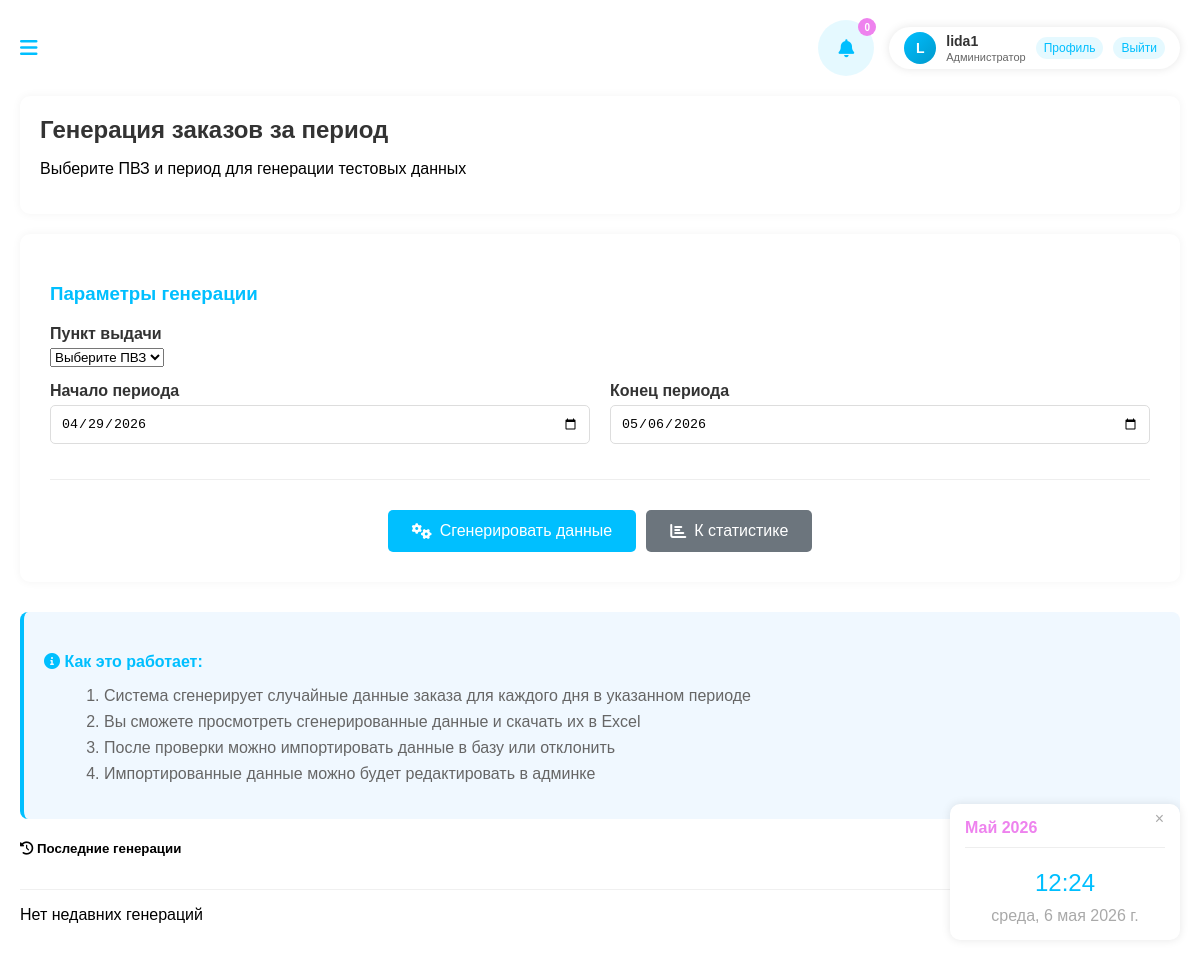
/generate-orders/ (signed in), run on the app's committed database.
### schedule_app/models.py (models this page shows, shortened)
class User(AbstractUser):
    ROLE_CHOICES = [
        ('employee', 'Сотрудник'),
        ('manager', 'Управляющий'),
        ('admin', 'Администратор'),
    ]
    worked_hours = models.IntegerField(default=0, verbose_name='Отработано часов')
    late_count = models.IntegerField(default=0, verbose_name='Количество опозданий')
    overtime_count = models.IntegerField(default=0, verbose_name='Количество переработок')
    role = models.CharField(max_length=20, choices=ROLE_CHOICES, default='employee')
    pvz = models.ManyToManyField('PVZ', blank=True, related_name='users')
    phone = models.CharField(max_length=20, blank=True)
    is_blocked = models.BooleanField(default=False, verbose_name='Заблокирован')
    is_online = models.BooleanField(default=False, verbose_name='Онлайн')
    last_activity = models.DateTimeField(null=True, blank=True, verbose_name='Последняя активность')
    @property
    def unread_notifications_count(self):
        return self.notifications.filter(is_read=False).count()

### schedule_app/views.py (the view)
# urls.py: path('generate-orders/', views.generate_orders, name='generate_orders'),
@login_required
@user_passes_test(manager_required)
def generate_orders(request):
    if request.method == 'POST':
        form = OrderGenerationForm(request.POST)
        if form.is_valid():
            try:
                pvz = form.cleaned_data['pvz']
                start_date = form.cleaned_data['date_range_start']
                end_date = form.cleaned_data['date_range_end']
                generated_data = generate_orders_for_period(pvz, start_date, end_date)
                temp_data = TemporaryOrderData.objects.create(
                    pvz=pvz,
                    date_range_start=start_date,
                    date_range_end=end_date,
                    generated_data=generated_data,
                    preview_data=generate_preview_text(generated_data),
                    created_by=request.user,
                    status='generated'
                )
                file_path = save_to_excel(temp_data)
                temp_data.file_path = file_path
                temp_data.save()
                messages.success(
                    request,
                    f'Данные успешно сгенерированы для ПВЗ {pvz.pvz_name} '
                    f'за период с {start_date.strftime("%d.%m.%Y")} по {end_date.strftime("%d.%m.%Y")}. '
                    f'Всего дней: {(end_date - start_date).days + 1}'
                )
                return redirect('preview_orders', temp_id=temp_data.id)
            except Exception as e:
                messages.error(request, f'Ошибка при генерации данных: {str(e)}')
    else:
        form = OrderGenerationForm()
    context = {
        'form': form,
        'existing_temps': TemporaryOrderData.objects.filter(
            created_by=request.user,
            status='generated'
        ).order_by('-created_at')[:5]
    }
    return render(request, 'generate_orders.html', context)

### schedule_app/models.py (called while the page is built)
    def __str__(self):
        return self.pvz_name

### schedule_app/views.py (called while the page is built)
def manager_required(user):
    return user.is_authenticated and user.role in ['manager', 'admin']

### templates/generate_orders.html (shortened to what this page needs)
{% extends "base.html" %}
{% load static %}
{% block content %}
<div class="page-header">
    <h2>Генерация заказов за период</h2>
    <p>Выберите ПВЗ и период для генерации тестовых данных</p>
</div>
<div class="row">
    <div class="col-md-8">
        <div class="card">
            <div class="card-body">
                <form method="post" class="order-form">
                    <div class="form-section">
                        <h3>Параметры генерации</h3>
                        <div class="form-row">
                            <div class="form-group">
                                <label for="id_pvz">{{ form.pvz.label }}</label>
                                {{ form.pvz }}
                            </div>
                        </div>
                        <div class="form-row">
                            <div class="form-group">
                                <label for="id_date_range_start">{{ form.date_range_start.label }}</label>
                                {{ form.date_range_start }}
                            </div>
                            <div class="form-group">
                                <label for="id_date_range_end">{{ form.date_range_end.label }}</label>
                                {{ form.date_range_end }}
                            </div>
                        </div>
                    </div>
                    <div class="form-actions">
                        <button type="submit" class="btn btn-primary">
                            <i class="fas fa-cogs"></i> Сгенерировать данные
                        </button>
                        <a href="{% url 'statistics' %}" class="btn btn-secondary">
                            <i class="fas fa-chart-bar"></i> К статистике
                        </a>
                    </div>
                </form>
                <div class="form-info mt-4">
                    <h4><i class="fas fa-info-circle"></i> Как это работает:</h4>
                    <ol>
                        <li>Система сгенерирует случайные данные заказа для каждого дня в указанном периоде</li>
                        <li>Вы сможете просмотреть сгенерированные данные и скачать их в Excel</li>
                        <li>После проверки можно импортировать данные в базу или отклонить</li>
                        <li>Импортированные данные можно будет редактировать в админке</li>
                    </ol>
                </div>
            </div>
        </div>
    </div>
    <div class="col-md-4">
        <div class="card">
            <div class="card-header">
                <h5><i class="fas fa-history"></i> Последние генерации</h5>
            </div>
            <div class="card-body">
                {% if existing_temps %}
                    <div class="list-group">
                        {% for temp in existing_temps %}
                            <a href="{% url 'preview_orders' temp.id %}" class="list-group-item list-group-item-action">
                                <div class="d-flex w-100 justify-content-between">
                                    <h6 class="mb-1">{{ temp.pvz.pvz_name }}</h6>
                                    <small class="text-muted">{{ temp.created_at|date:"d.m.Y H:i" }}</small>
                                </div>
                                <p class="mb-1">Период: {{ temp.date_range_start|date:"d.m.Y" }} - {{ temp.date_range_end|date:"d.m.Y" }}</p>
                                <small class="text-muted">
                                    <span class="badge bg-{% if temp.status == 'generated' %}info{% elif temp.status == 'imported' %}success{% else %}secondary{% endif %}">
                                        {{ temp.get_status_display }}
                                    </span>
                                </small>
                            </a>
                        {% endfor %}
                    </div>
                {% else %}
                    <p class="text-muted">Нет недавних генераций</p>
                {% endif %}
            </div>
        </div>
    </div>
</div>
{% endblock %}

### templates/base.html (shortened to what this page needs)
<!DOCTYPE html>
<html lang="ru">
<head>
    <link rel="stylesheet" href="https://cdnjs.cloudflare.com/ajax/libs/font-awesome/6.0.0-beta3/css/all.min.css">
    {% load static %}
    <link rel="stylesheet" href="{% static 'css/main.css' %}">
</head>
<body>
    <div class="main-content">
        {% block header %}
        <div class="header">
            <div class="menu-toggle">
                <i class="fas fa-bars"></i>
            </div>
            <div class="header-right">
                <div class="notification-compact">
                    <i class="fas fa-bell"></i>
                    {% if user.is_authenticated %}
                    <span class="notification-badge-compact" id="notificationBadge">{{ user.unread_notifications_count }}</span>
                    {% else %}
                    <span class="notification-badge-compact" id="notificationBadge">0</span>
                    {% endif %}
                </div>
                {% if user.is_authenticated %}
                <div class="user-menu" id="userMenu">
                    <div class="user-avatar" title="Нажмите для сворачивания">
                        {{ user.first_name|first|default:user.username|first|upper }}
                    </div>
                    <div class="user-details">
                        <div class="user-name">{{ user.first_name|default:user.username }}</div>
                        <div class="user-role-compact">
                            {% if user.role == 'admin' %}Администратор
                            {% elif user.role == 'manager' %}Управляющий
                            {% else %}Сотрудник{% endif %}
                        </div>
                    </div>
                    <div class="header-links">
                        <a href="{% url 'profile' %}" class="header-link">Профиль</a>
                        <form action="{% url 'logout' %}" method="post" style="display: inline;">
                            <button type="submit" class="header-link" style="background: none; border: none; cursor: pointer; color: #00BFFF; font-size: 12px; padding: 4px 8px; border-radius: 12px; transition: all 0.3s ease; background: rgba(0, 191, 255, 0.1);">
                                Выйти
                            </button>
                        </form>
                    </div>
                </div>
                {% endif %}
            </div>
        </div>
        {% endblock %}
        <div class="content">
            {% block content %}
            {% endblock %}
        </div>
    </div>
    <div class="calendar-time">
        <button class="toggle-btn">×</button>
        <div class="calendar-content">
            <h4>{% now "F Y" %}</h4>
            <div class="time">{% now "H:i" %}</div>
            <div class="date">{% now "l, j F Y" %}</div>
        </div>
    </div>
</body>
</html>

### templates/generate_orders.html (style rules this page uses)
.order-form { background: white; padding: 30px; border-radius: 10px; box-shadow: 0 0 10px rgba(0,0,0,0.05); }
.form-section { margin-bottom: 30px; padding-bottom: 20px; border-bottom: 1px solid #eee; }
.form-section h3 { color: #00BFFF; margin-bottom: 20px; }
.form-row { display: grid; grid-template-columns: repeat(auto-fit, minmax(300px, 1fr)); gap: 20px; }
.form-group { margin-bottom: 15px; }
.form-group label { display: block; margin-bottom: 5px; font-weight: bold; color: #333; }
.form-actions { display: flex; gap: 10px; justify-content: center; margin-top: 30px; }
.btn { padding: 12px 24px; border: none; border-radius: 5px; cursor: pointer; font-size: 16px; display: inline-flex; align-items: center; gap: 8px; text-decoration: none; }
.btn-primary { background: #00BFFF; color: white; }
.btn-secondary { background: #6c757d; color: white; }
.form-info { margin-top: 30px; padding: 20px; background: #f0f8ff; border-radius: 8px; border-left: 4px solid #00BFFF; }
.form-info h4 { color: #00BFFF; margin-bottom: 10px; }
.form-info ol { margin-left: 20px; }
.form-info li { margin-bottom: 8px; color: #666; }

### data on the page
User: unread_notifications_count "0", first_name|first "L", first_name "lida1"
